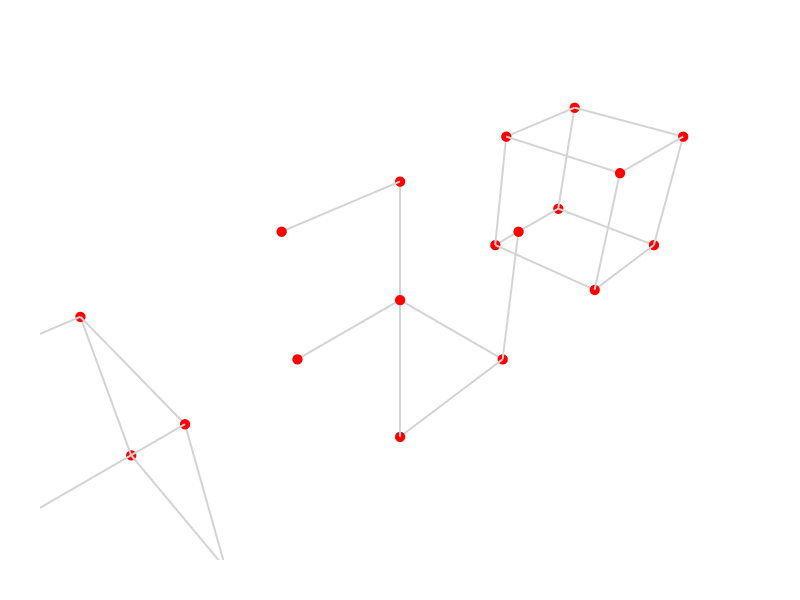

Notebook source saved alongside this figure:
### Markdown cell above
## 15a. Minimum Spanning Tree (Demo on Simple Graph)

### Code cell
import time

cc1 = CellComplex.Prism()
cc2 = Topology.Translate(cc1, 1.1, 0, 0)
cc3 = Topology.Translate(cc2, 1.1, 0, 0)
g1  = Graph.ByTopology(cc1)
g2  = Graph.ByTopology(cc2)
g3  = Graph.ByTopology(cc3)
g2  = Graph.MinimumSpanningTree(g2)

Topology.Show(g1, g2, g3,
              vertexSize      = 12,
              vertexColor     = "red",
              edgeColor       = "lightgrey",
              edgeWidth       = 4,
              backgroundColor = "white",
              width           = 800,
              height          = 600,
              renderer        = renderer)

print("Density  g1/g2/g3:", Graph.Density(g1), Graph.Density(g2), Graph.Density(g3))
print("Diameter g1/g2/g3:", Graph.Diameter(g1), Graph.Diameter(g2), Graph.Diameter(g3))

### Figure 1 — Plotly figure (JSON) as saved in the notebook; plotly's stock layout.template omitted (floating-point values rounded to 4 significant figures)
{"data": [{"hoverinfo": "text", "hovertext": ["", "", null, "", "", null, "", "", null, "", "", null, "", "", null, "", "", null, "", "", null, "", "", null, "", "", null, "", "", null, "", "", null, "", "", null], "legendgroup": "2", "legendrank": 2, "line": {"color": "#D3D3D3", "width": 4}, "mode": "lines", "name": "1: Untitled (Edges)", "showlegend": false, "type": "scatter3d", "x": [-0.25, -0.25, null, -0.25, -0.25, null, -0.25, 0.25, null, -0.25, -0.25, null, -0.25, -0.25, null, -0.25, 0.25, null, -0.25, 0.25, null, 0.25, 0.25, null, 0.25, 0.25, null, 0.25, 0.25, null, -0.25, 0.25, null, 0.25, 0.25, null], "y": [0.25, 0.25, null, 0.25, -0.25, null, 0.25, 0.25, null, 0.25, -0.25, null, -0.25, -0.25, null, -0.25, -0.25, null, 0.25, 0.25, null, 0.25, -0.25, null, 0.25, 0.25, null, -0.25, -0.25, null, -0.25, -0.25, null, 0.25, -0.25, null], "z": [-0.25, 0.25, null, -0.25, -0.25, null, -0.25, -0.25, null, 0.25, 0.25, null, -0.25, 0.25, null, 0.25, 0.25, null, 0.25, 0.25, null, 0.25, 0.25, null, -0.25, 0.25, null, -0.25, 0.25, null, -0.25, -0.25, null, -0.25, -0.25, null]}, {"customdata": ["Vertex_1", "Vertex_2", "Vertex_3", "Vertex_4", "Vertex_5", "Vertex_6", "Vertex_7", "Vertex_8"], "hoverinfo": "text", "hovertemplate": ["Click Vertex_1", "Click Vertex_2", "Click Vertex_3", "Click Vertex_4", "Click Vertex_5", "Click Vertex_6", "Click Vertex_7", "Click Vertex_8"], "hovertext": ["Vertex_1", "Vertex_2", "Vertex_3", "Vertex_4", "Vertex_5", "Vertex_6", "Vertex_7", "Vertex_8"], "legendgroup": "1", "legendrank": 1, "marker": {"color": ["#FF0000", "#FF0000", "#FF0000", "#FF0000", "#FF0000", "#FF0000", "#FF0000", "#FF0000"], "line": {"width": 0}, "opacity": 1, "size": [12, 12, 12, 12, 12, 12, 12, 12], "sizemode": "diameter", "symbol": "circle"}, "mode": "markers", "name": "1: Untitled (Vertices)", "showlegend": false, "textfont": {"size": 5}, "type": "scatter3d", "x": [-0.25, -0.25, 0.25, -0.25, 0.25, -0.25, 0.25, 0.25], "y": [0.25, -0.25, 0.25, 0.25, -0.25, -0.25, 0.25, -0.25], "z": [-0.25, -0.25, -0.25, 0.25, -0.25, 0.25, 0.25, 0.25]}, {"hoverinfo": "text", "hovertext": ["", "", null, "", "", null, "", "", null, "", "", null, "", "", null, "", "", null, "", "", null], "legendgroup": "5", "legendrank": 5, "line": {"color": "#D3D3D3", "width": 4}, "mode": "lines", "name": "2: Untitled (Edges)", "showlegend": false, "type": "scatter3d", "x": [1.35, 1.35, null, 1.35, 1.35, null, 0.85, 1.35, null, 1.35, 1.35, null, 0.85, 1.35, null, 0.85, 0.85, null, 0.85, 1.35, null], "y": [0.25, 0.25, null, 0.25, -0.25, null, 0.25, 0.25, null, -0.25, -0.25, null, -0.25, -0.25, null, -0.25, -0.25, null, 0.25, 0.25, null], "z": [-0.25, 0.25, null, -0.25, -0.25, null, -0.25, -0.25, null, -0.25, 0.25, null, -0.25, -0.25, null, -0.25, 0.25, null, 0.25, 0.25, null]}, {"customdata": ["Vertex_1", "Vertex_2", "Vertex_3", "Vertex_4", "Vertex_5", "Vertex_6", "Vertex_7", "Vertex_8"], "hoverinfo": "text", "hovertemplate": ["Click Vertex_1", "Click Vertex_2", "Click Vertex_3", "Click Vertex_4", "Click Vertex_5", "Click Vertex_6", "Click Vertex_7", "Click Vertex_8"], "hovertext": ["Vertex_1", "Vertex_2", "Vertex_3", "Vertex_4", "Vertex_5", "Vertex_6", "Vertex_7", "Vertex_8"], "legendgroup": "4", "legendrank": 4, "marker": {"color": ["#FF0000", "#FF0000", "#FF0000", "#FF0000", "#FF0000", "#FF0000", "#FF0000", "#FF0000"], "line": {"width": 0}, "opacity": 1, "size": [12, 12, 12, 12, 12, 12, 12, 12], "sizemode": "diameter", "symbol": "circle"}, "mode": "markers", "name": "2: Untitled (Vertices)", "showlegend": false, "textfont": {"size": 5}, "type": "scatter3d", "x": [0.85, 0.85, 1.35, 0.85, 1.35, 0.85, 1.35, 1.35], "y": [0.25, -0.25, 0.25, 0.25, -0.25, -0.25, 0.25, -0.25], "z": [-0.25, -0.25, -0.25, 0.25, -0.25, 0.25, 0.25, 0.25]}, {"hoverinfo": "text", "hovertext": ["", "", null, "", "", null, "", "", null, "", "", null, "", "", null, "", "", null, "", "", null, "", "", null, "", "", null, "", "", null, "", "", null, "", "", null], "legendgroup": "8", "legendrank": 8, "line": {"color": "#D3D3D3", "width": 4}, "mode": "lines", "name": "3: Untitled (Edges)", "showlegend": false, "type": "scatter3d", "x": [1.95, 2.45, null, 1.95, 1.95, null, 1.95, 1.95, null, 1.95, 2.45, null, 1.95, 1.95, null, 1.95, 1.95, null, 2.45, 2.45, null, 2.45, 2.45, null, 1.95, 2.45, null, 2.45, 2.45, null, 2.45, 2.45, null, 1.95, 2.45, null], "y": [0.25, 0.25, null, 0.25, 0.25, null, 0.25, -0.25, null, -0.25, -0.25, null, 0.25, -0.25, null, -0.25, -0.25, null, 0.25, 0.25, null, 0.25, -0.25, null, 0.25, 0.25, null, -0.25, -0.25, null, 0.25, -0.25, null, -0.25, -0.25, null], "z": [0.25, 0.25, null, -0.25, 0.25, null, 0.25, 0.25, null, -0.25, -0.25, null, -0.25, -0.25, null, -0.25, 0.25, null, -0.25, 0.25, null, -0.25, -0.25, null, -0.25, -0.25, null, -0.25, 0.25, null, 0.25, 0.25, null, 0.25, 0.25, null]}, {"customdata": ["Vertex_1", "Vertex_2", "Vertex_3", "Vertex_4", "Vertex_5", "Vertex_6", "Vertex_7", "Vertex_8"], "hoverinfo": "text", "hovertemplate": ["Click Vertex_1", "Click Vertex_2", "Click Vertex_3", "Click Vertex_4", "Click Vertex_5", "Click Vertex_6", "Click Vertex_7", "Click Vertex_8"], "hovertext": ["Vertex_1", "Vertex_2", "Vertex_3", "Vertex_4", "Vertex_5", "Vertex_6", "Vertex_7", "Vertex_8"], "legendgroup": "7", "legendrank": 7, "marker": {"color": ["#FF0000", "#FF0000", "#FF0000", "#FF0000", "#FF0000", "#FF0000", "#FF0000", "#FF0000"], "line": {"width": 0}, "opacity": 1, "size": [12, 12, 12, 12, 12, 12, 12, 12], "sizemode": "diameter", "symbol": "circle"}, "mode": "markers", "name": "3: Untitled (Vertices)", "showlegend": false, "textfont": {"size": 5}, "type": "scatter3d", "x": [1.95, 1.95, 2.45, 1.95, 2.45, 1.95, 2.45, 2.45], "y": [0.25, -0.25, 0.25, 0.25, -0.25, -0.25, 0.25, -0.25], "z": [-0.25, -0.25, -0.25, 0.25, -0.25, 0.25, 0.25, 0.25]}], "layout": {"autosize": true, "height": 600, "margin": {"b": 40, "l": 40, "r": 40, "t": 40}, "paper_bgcolor": "#FFFFFF", "plot_bgcolor": "#FFFFFF", "scene": {"aspectmode": "data", "camera": {"center": {"x": 0, "y": 0, "z": 0}, "eye": {"x": -1.25, "y": -1.25, "z": 1.25}, "projection": {"type": "perspective"}, "up": {"x": 0, "y": 0, "z": 1}}, "xaxis": {"visible": false}, "yaxis": {"visible": false}, "zaxis": {"visible": false}}, "showlegend": true, "width": 800, "xaxis": {"showgrid": false, "visible": false, "zeroline": false}, "yaxis": {"showgrid": false, "visible": false, "zeroline": false}}}
